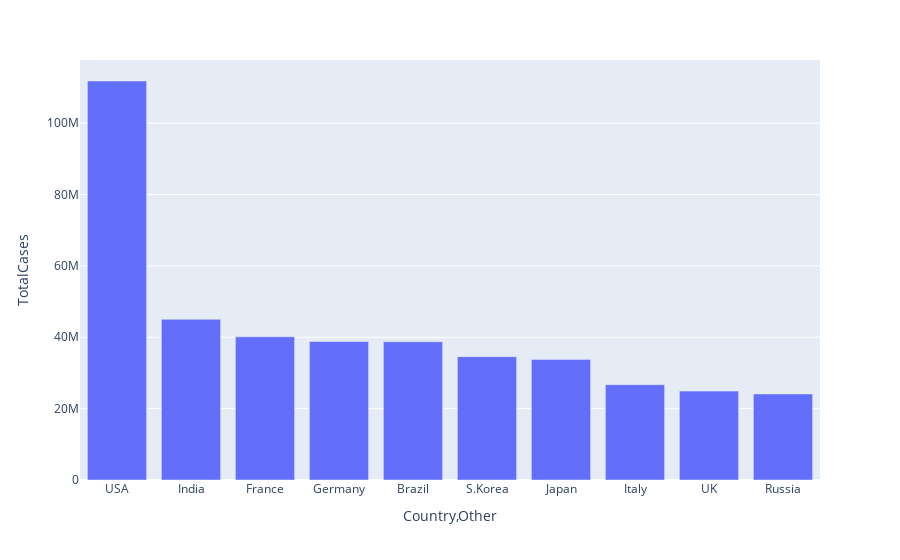

Notebook code for this chart:
### Code cell
import plotly.express as px

fig = px.bar(df1, x='Country,Other', y='TotalCases')
fig.show()

### Figure 1 — Plotly figure (JSON) as saved in the notebook; plotly's stock layout.template omitted (floating-point values rounded to 4 significant figures)
{"data": [{"alignmentgroup": "True", "hovertemplate": "Country,Other=%{x}<br>TotalCases=%{y}<extra></extra>", "legendgroup": "", "marker": {"color": "#636efa", "pattern": {"shape": ""}}, "name": "", "offsetgroup": "", "orientation": "v", "showlegend": false, "textposition": "auto", "type": "bar", "x": ["USA", "India", "France", "Germany", "Brazil", "S.Korea", "Japan", "Italy", "UK", "Russia"], "xaxis": "x", "y": [111820082, 45035393, 40138560, 38828995, 38743918, 34571873, 33803572, 26723249, 24910387, 24124215], "yaxis": "y"}], "layout": {"barmode": "relative", "legend": {"tracegroupgap": 0}, "margin": {"t": 60}, "xaxis": {"anchor": "y", "domain": [0, 1], "title": {"text": "Country,Other"}}, "yaxis": {"anchor": "x", "domain": [0, 1], "title": {"text": "TotalCases"}}}}
